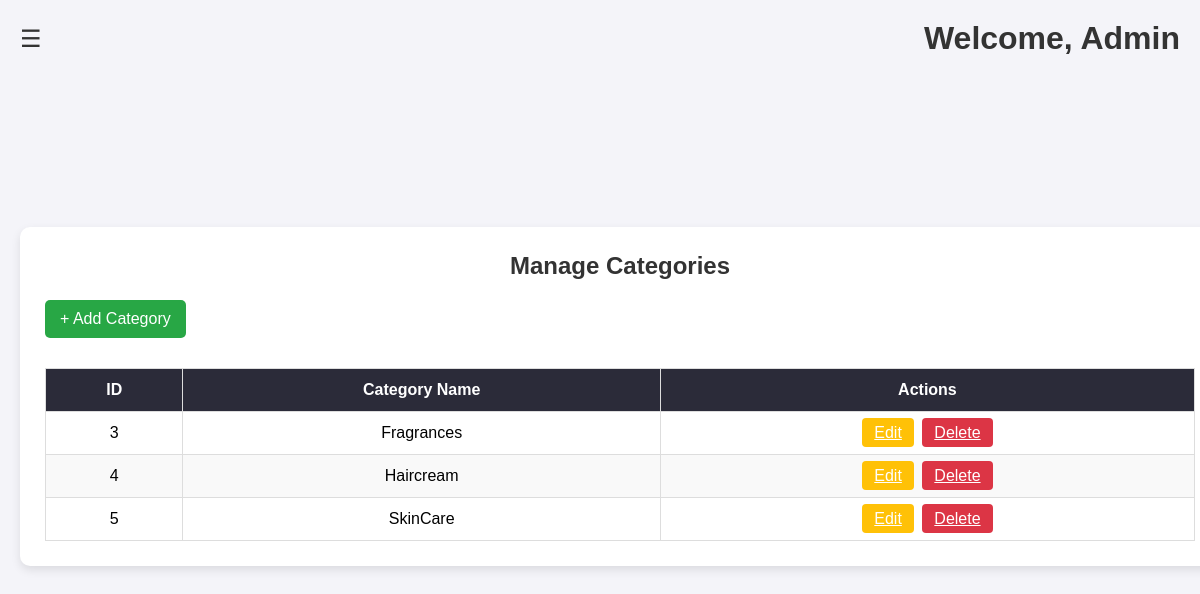
Screenshot of /admin/manage_category.php with the database file from the repository.
### tables this page shows
CREATE TABLE `category` (
  `id` int(11) NOT NULL,
  `cat_name` varchar(100) NOT NULL
);

### admin/manage_category.php (the view, shortened to what this page needs)
<?php
require_once '../connection.php';
$categories = [];
$sql = "SELECT * FROM category ORDER BY id ASC";
$result = mysqli_query($conn, $sql);
if ($result) {
    while ($row = mysqli_fetch_assoc($result)) {
        $categories[] = $row;
    }
}
?>
<!DOCTYPE html>
<html lang="en">
<head>
</head>
<body>
<head>
    <link rel="stylesheet" href="css/dashboard.css">
</head>
<body>
    <div class="main-content" id="main-content">
        <header>
            <button class="toggle-btn" id="toggle-btn">☰</button>
            <h1>Welcome, Admin</h1>
        </header>
<div class="container">
    <h2>Manage Categories</h2>
    <a class="add-btn" href="category.php">+ Add Category</a>
    <table>
        <thead>
            <tr>
                <th>ID</th>
                <th>Category Name</th>
                <th>Actions</th>
            </tr>
        </thead>
        <tbody>
        <?php if (count($categories) > 0): ?>
            <?php foreach ($categories as $category): ?>
                <tr>
                    <td><?php echo $category['id']; ?></td>
                    <td><?php echo htmlspecialchars($category['cat_name']); ?></td>
                    <td>
                        <a class="action-btn edit-btn" href="update_category.php?id=<?php echo $category['id']; ?>">Edit</a>
                        <a class="action-btn delete-btn" href="manage_category.php?delete=<?php echo $category['id']; ?>" onclick="return confirm('Are you sure you want to delete this category?');">Delete</a>
                    </td>
                </tr>
            <?php endforeach; ?>
        <?php else: ?>
            <tr><td colspan="3">No categories found.</td></tr>
        <?php endif; ?>
        </tbody>
    </table>
</div>
</body>
</html>

### admin/css/dashboard.css (style rules this page uses)
* { margin: 0; padding: 0; box-sizing: border-box; font-family: Arial, sans-serif; }
body { display: flex; min-height: 100vh; background-color: #f4f4f9; overflow-y: auto; }
.main-content { flex-grow: 1; padding: 20px; margin-left: 0; transition: margin-left 0.3s ease; width: 100%; }
header { display: flex; align-items: center; justify-content: space-between; margin-bottom: 20px; }
header h1 { font-size: 32px; color: #333; }
.toggle-btn { font-size: 24px; background: none; border: none; cursor: pointer; color: #333; }

### admin/manage_category.php (style rules this page uses)
body { background-color: #f4f7fc; font-family: Arial, sans-serif; }
.container { position: relative; top:150px; width:1200px; margin: auto; background-color: #fff; padding: 25px; border-radius: 10px; box-shadow: 0 4px 10px rgba(0,0,0,0.1); }
h2 { text-align: center; margin-bottom: 20px; color: #333; }
.add-btn { display: inline-block; padding: 10px 15px; margin-bottom: 20px; background-color: #28a745; color: white; text-decoration: none; border-radius: 5px; }
table { width: 100%; border-collapse: collapse; margin-top: 10px; }
table, th, td { border: 1px solid #ddd; }
th, td { text-align: center; padding: 12px; }
th { background-color: #2b2b39; color: white; }
tr:nth-child(even) { background-color: #f9f9f9; }
.action-btn { padding: 6px 12px; margin: 2px; border: none; border-radius: 4px; cursor: pointer; color: white; }
.edit-btn { background-color: #ffc107; }
.delete-btn { background-color: #dc3545; }

### rows the page displays
category: id "3", cat_name "Fragrances"
category: id "4", cat_name "Haircream"
category: id "5", cat_name "SkinCare"
